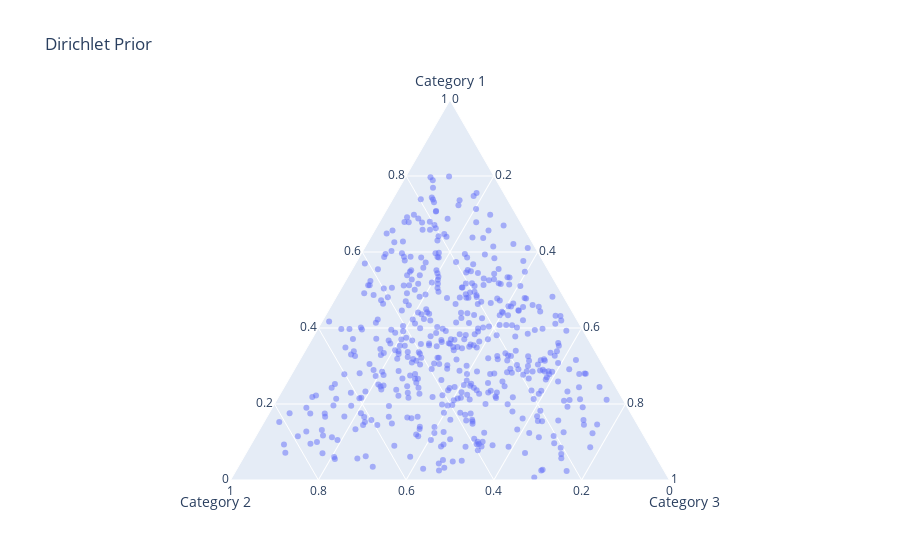
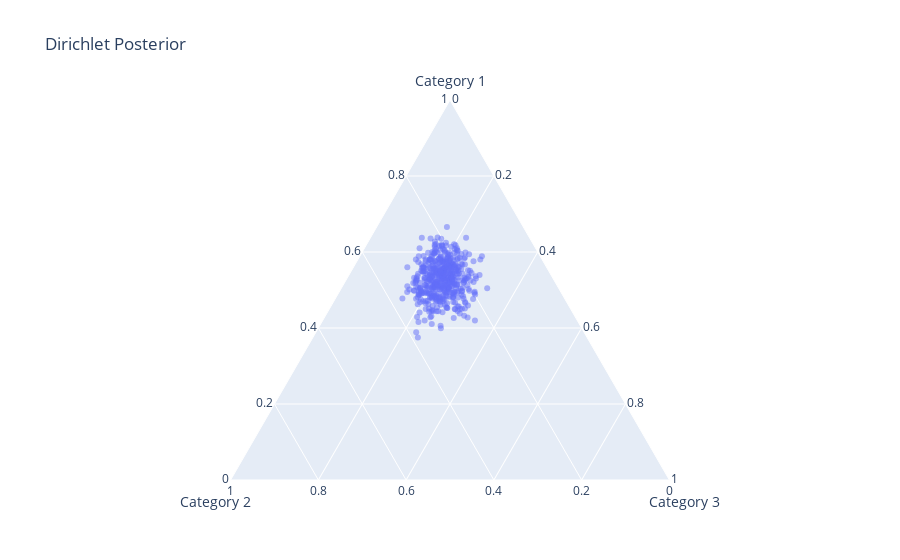

Notebook code for these charts, in order:
### Code cell
# Plot Dirichlet prior
fig_prior = px.scatter_ternary(df_prior, a="Category 1", b="Category 2", c="Category 3",
                                title="Dirichlet Prior",
                                opacity=0.5)
fig_prior.show()

# Plot Dirichlet posterior
fig_posterior = px.scatter_ternary(df_posterior, a="Category 1", b="Category 2", c="Category 3",
                                   title="Dirichlet Posterior",
                                   opacity=0.5)
fig_posterior.show()

### Figure 1 — Plotly figure (JSON) as saved in the notebook; plotly's stock layout.template omitted (floating-point values rounded to 4 significant figures; data arrays with more than 128 entries replaced by an {"elided": "..."} marker saying what was removed)
{"data": [{"a": {"elided": "500 float values"}, "b": {"elided": "500 float values"}, "c": {"elided": "500 float values"}, "hovertemplate": "Category 1=%{a}<br>Category 2=%{b}<br>Category 3=%{c}<extra></extra>", "legendgroup": "", "marker": {"color": "#636efa", "opacity": 0.5, "symbol": "circle"}, "mode": "markers", "name": "", "showlegend": false, "subplot": "ternary", "type": "scatterternary"}], "layout": {"legend": {"tracegroupgap": 0}, "ternary": {"aaxis": {"title": {"text": "Category 1"}}, "baxis": {"title": {"text": "Category 2"}}, "caxis": {"title": {"text": "Category 3"}}, "domain": {"x": [0, 1], "y": [0, 1]}}, "title": {"text": "Dirichlet Prior"}}}

### Figure 2 — Plotly figure (JSON) as saved in the notebook; plotly's stock layout.template omitted (floating-point values rounded to 4 significant figures; data arrays with more than 128 entries replaced by an {"elided": "..."} marker saying what was removed)
{"data": [{"a": {"elided": "500 float values"}, "b": {"elided": "500 float values"}, "c": {"elided": "500 float values"}, "hovertemplate": "Category 1=%{a}<br>Category 2=%{b}<br>Category 3=%{c}<extra></extra>", "legendgroup": "", "marker": {"color": "#636efa", "opacity": 0.5, "symbol": "circle"}, "mode": "markers", "name": "", "showlegend": false, "subplot": "ternary", "type": "scatterternary"}], "layout": {"legend": {"tracegroupgap": 0}, "ternary": {"aaxis": {"title": {"text": "Category 1"}}, "baxis": {"title": {"text": "Category 2"}}, "caxis": {"title": {"text": "Category 3"}}, "domain": {"x": [0, 1], "y": [0, 1]}}, "title": {"text": "Dirichlet Posterior"}}}
